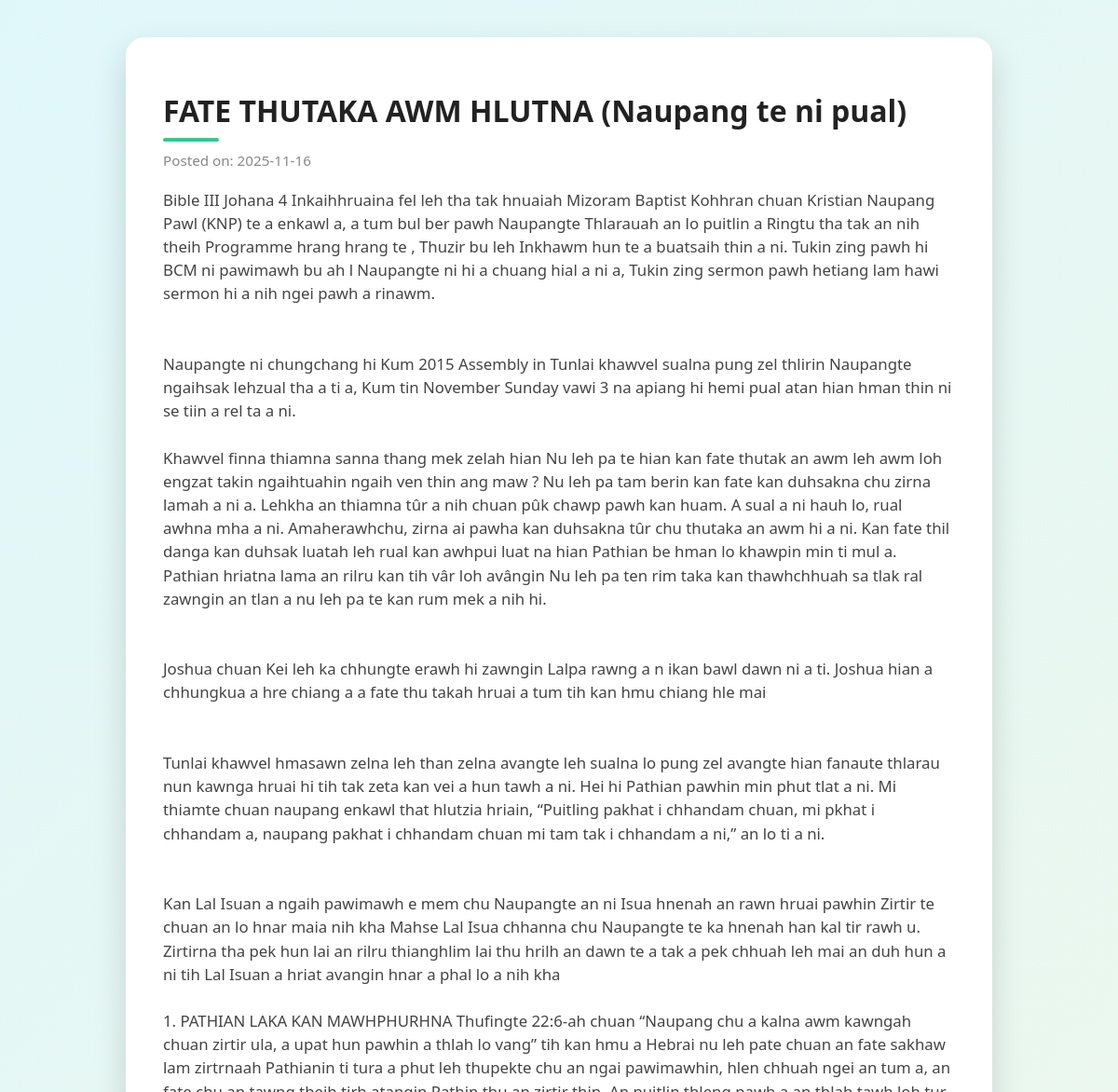
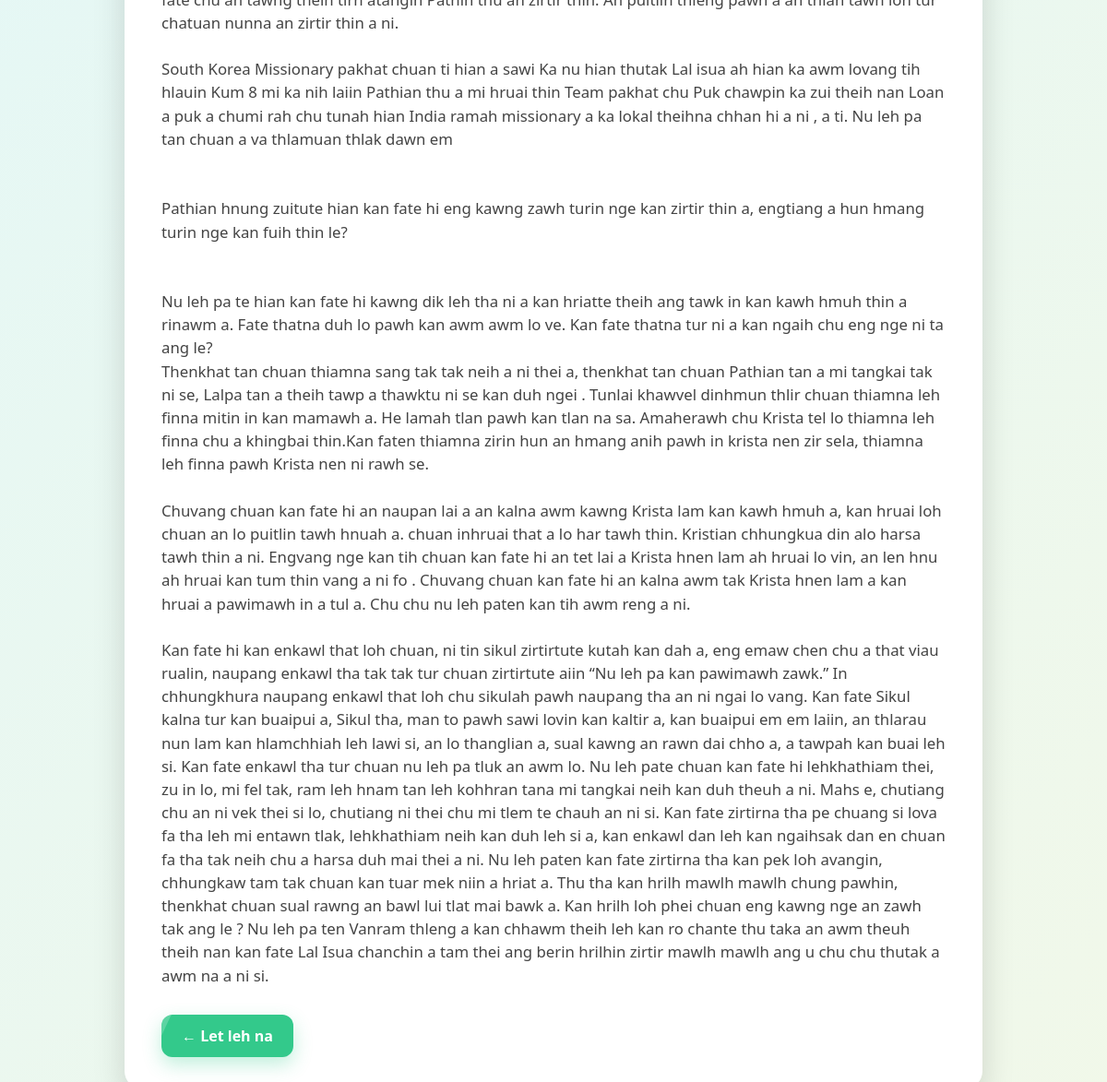
The page /article.php?id=6&date=2025-11-16 on the database its author committed (2 pictures, top to bottom).
### tables this page shows
CREATE TABLE `articles` (
  `id` int(11) NOT NULL,
  `title` varchar(255) NOT NULL,
  `content` text NOT NULL,
  `created_at` date NOT NULL
);

### article.php (the view, shortened to what this page needs)
<?php
include('db.php');
$id = intval($_GET['id']);
$selectedDate = $_GET['date'] ?? null;
$result = $conn->query("SELECT * FROM articles WHERE id=$id");
$article = $result->fetch_assoc();
?>
<!DOCTYPE html>
<html lang="en">
<head>
</head>
<body>
<div class="container">
    <h2><?= htmlspecialchars($article['title']) ?></h2>
    <div class="date">Posted on: <?= $article['created_at'] ?></div>
    <div class="content"><?= htmlspecialchars($article['content']) ?></div>
    <a class="back" href="index.php<?= $selectedDate ? '?date='.$selectedDate : '' ?>">← Let leh na</a>
</div>
</body>
</html>

### article.php (style rules this page uses)
body { font-family:"Segoe UI", Roboto, sans-serif; background: linear-gradient(135deg, #e0f7fa, #f1f8e9); padding:40px 20px; display:flex; justify-content:center; min-height:100vh; margin:0; animation: fadeInBody 1s ease; }
.container { width:100%; max-width:850px; background:#ffffff; padding:30px 40px; border-radius:20px; box-shadow: 0 15px 35px rgba(0,0,0,0.15); position: relative; overflow: hidden; animation: fadeInContent 0.8s ease forwards; opacity:0; }
h2 { font-size:2rem; margin-bottom:10px; color:#222; position: relative; }
h2::after { content:""; display:block; width:60px; height:4px; background:#33C98B; border-radius:2px; margin-top:8px; transition: width 0.4s ease; }
.date { color:#888; margin-bottom:20px; font-size:0.95rem; }
.content { line-height:1.5; font-size:1.05rem; color:#444; margin-bottom:30px; white-space: pre-wrap; word-wrap: break-word; }
a.back { display:inline-block; padding:12px 22px; background: #33C98B; color:#fff; border-radius:12px; text-decoration:none; font-weight:600; box-shadow: 0 8px 20px rgba(51,201,139,0.3); transition: 0.4s all; position: relative; overflow: hidden; }
a.back::before { content:""; position:absolute; top:0; left:-100%; width:100%; height:100%; background:rgba(255,255,255,0.2); transform: skewX(-25deg); transition: all 0.5s; }

### rows shown on the page
articles: title "FATE THUTAKA AWM HLUTNA (Naupang te ni pual)", created_at "2025-11-16", content "Bible III Johana 4 Inkaihhruaina fel leh tha tak hnuaiah Mizoram Baptist Kohhran chuan Kristian Naupang Pawl (KNP) te a enkawl a, a tum bul ber pawh Naupangte Thlarauah an lo puitlin a Ringtu tha tak an nih theih Programme hrang hrang te , Thuzir bu leh Inkhawm hun te a buatsaih thin a ni. Tukin zing pawh hi BCM ni pawimawh bu ah l Naupangte ni hi a chuang hial a ni a, Tukin zing sermon pawh hetiang lam hawi sermon hi a nih ngei pawh a rinawm. Naupangte ni chungchang hi Kum 2015 Assembly in Tunlai khawvel sualna pung zel thlirin Naupangte ngaihsak lehzual tha a ti a, Kum tin November Sunday vawi 3 na apiang hi hemi pual atan hian hman thin ni se tiin a rel ta a ni. Khawvel finna thiamna…"
